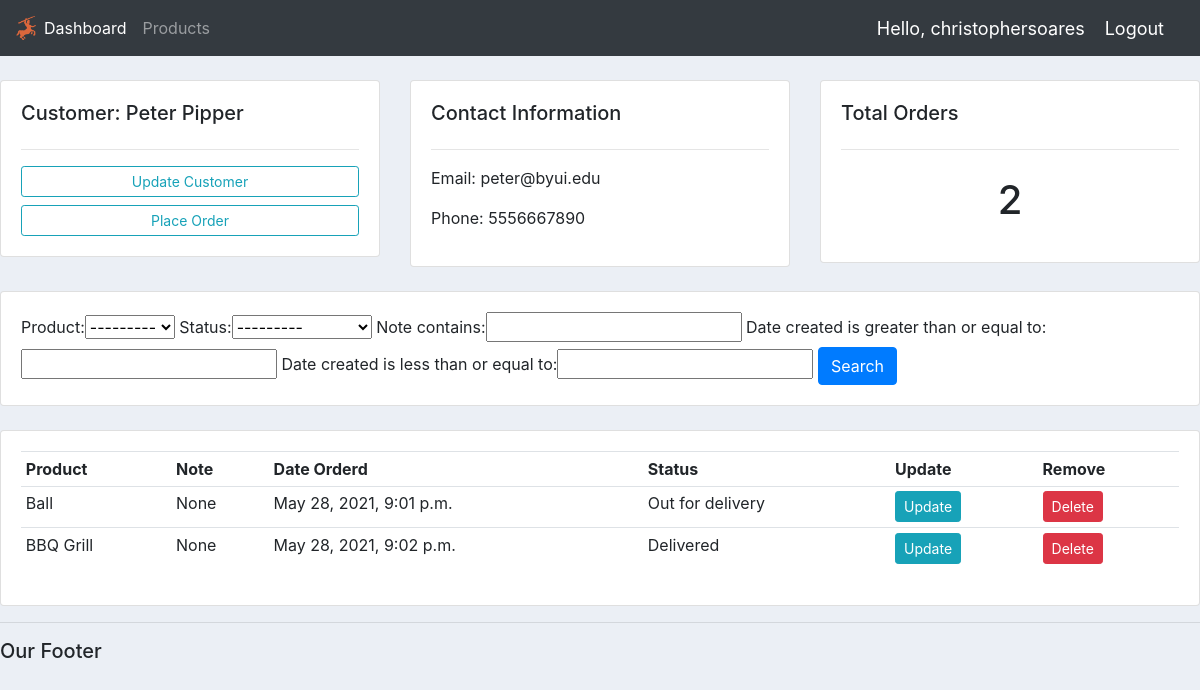
The page /customer/2/ (signed in) on the database its author committed.
### accounts/models.py (models this page shows, shortened)
class Customer(models.Model):
    name = models.CharField(max_length=200, null=True)
    phone = models.CharField(max_length=200, null=True)
    email = models.CharField(max_length=200, null=True)
    date_created = models.DateTimeField(auto_now_add=True, null=True)

class Order(models.Model):
    STATUS = (
        ('Pending', 'Pending'),
        ('Out for delivery', 'Out for delivery'),
        ('Delivered', 'Delivered')
        )
    customer = models.ForeignKey(Customer, null=True, on_delete= models.SET_NULL)
    product =  models.ForeignKey(Product, null=True, on_delete= models.SET_NULL)
    date_created = models.DateTimeField(auto_now_add=True, null=True)
    status = models.CharField(max_length=200, null=True, choices=STATUS)
    note = models.CharField(max_length=1000, null=True)

class Product(models.Model):
    CATEGORY = (
        ('Indoor', 'Indoor'),
        ('Outdoor', 'Outdoor'),
        )
    name = models.CharField(max_length=200, null=True)
    price = models.FloatField(null=True)
    category = models.CharField(max_length=200, null=True, choices=CATEGORY)
    description = models.CharField(max_length=200, null=True, blank=True)
    date_created = models.DateTimeField(auto_now_add=True, null=True)
    tags = models.ManyToManyField(Tag)
    def __str__(self):
        return self.name

### accounts/views.py (the view)
# urls.py: path('customer/<str:pk_test>/', views.customer, name='customer'),
@login_required(login_url='login')
def customer(request, pk_test):
    customer = Customer.objects.get(id=pk_test)
    orders = customer.order_set.all()
    order_count = orders.count()
    myFilter = OrderFilter(request.GET, queryset=orders)
    orders = myFilter.qs
    context = {'customer':customer, 'orders':orders, 'order_count':order_count,'myFilter':myFilter}
    return render(request, 'accounts/customer.html',context)

### accounts/templates/accounts/customer.html
{%  extends 'accounts/main.html' %}
{% block content %}
	<br>
<div class="row">
	<div class="col-md">
		<div class="card card-body">
			<h5>Customer: {{customer.name}}</h5>
			<hr>
			<a class="btn btn-outline-info  btn-sm btn-block" href="">Update Customer</a>
			<a class="btn btn-outline-info  btn-sm btn-block" href="{% url 'create_order' customer.id %}">Place Order</a>
		</div>
	</div>
	<div class="col-md">
		<div class="card card-body">
			<h5>Contact Information</h5>
			<hr>
			<p>Email: {{customer.email}} </p>
			<p>Phone: {{customer.phone}} </p>
		</div>
	</div>
	<div class="col-md">
		<div class="card card-body">
			<h5>Total Orders</h5>
			<hr>
			<h1 style="text-align: center;padding: 10px"> {{order_count}}</h1>
		</div>
	</div>
</div>
<br>
<div class="row">
	<div class="col">
		<div class="card card-body">
			<form method="get">
				{{myFilter.form}}
		    <button class="btn btn-primary" type="submit">Search</button>
		  </form>
		</div>
	</div>
</div>
<br>
<div class="row">
	<div class="col-md">
		<div class="card card-body">
			<table class="table table-sm">
				<tr>
					<th>Product</th>
					<th>Note</th>
					<th>Date Orderd</th>
					<th>Status</th>
					<th>Update</th>
					<th>Remove</th>
				</tr>
				{% for order in orders %}
				<tr>
					<td>{{order.product}}</td>
					<td>{{order.note}}</td>
					<td>{{order.date_created}}</td>
					<td>{{order.status}}</td>
					<td><a class="btn btn-sm btn-info" href="{% url 'update_order' order.id %}" >Update</a></td>
                        <td><a class="btn btn-sm btn-danger" href="{% url 'delete_order' order.id %}">Delete</a></td>
				</tr>
				{% endfor %}
			</table>
		</div>
	</div>
</div>
{% endblock %}

### accounts/templates/accounts/navbar.html (shortened to what this page needs)
{%load static %}
<nav class="navbar navbar-expand-lg navbar-dark bg-dark">
    <img src="{% static 'images/logo.png' %}" width="20px">
    <div class="collapse navbar-collapse" id="navbarNav">
      <ul class="navbar-nav">
        <li class="nav-item active">
          <a class="nav-link" href="{% url 'home' %}">Dashboard</a>
        </li>
        <li class="nav-item">
          <a class="nav-link" href="{% url 'products' %}">Products</a>
        </li>
      </ul>
    </div>
    <span class="hello-msg"> Hello, {{request.user}}</span>
    <span><a class="hello-msg" href="{%url 'logout' %}">Logout</a></span>
  </nav>

### static/css/main.css (style rules this page uses)
body { background-color: #ebeff5; }

### accounts/templates/accounts/navbar.html (style rules this page uses)
.hello-msg { font-size:18px; color:#fff; margin-right: 20px; }

### rows shown on the page
Customer: name "Peter Pipper", email "peter@byui.edu", phone "5556667890"
Order: product "Ball", note "None", date_created "May 28, 2021, 9:01 p.m.", status "Out for delivery"
Order: product "BBQ Grill", note "None", date_created "May 28, 2021, 9:02 p.m.", status "Delivered"

### other values the page prints
{{ request.user }} "christophersoares"
{{ order_count }} "2"
